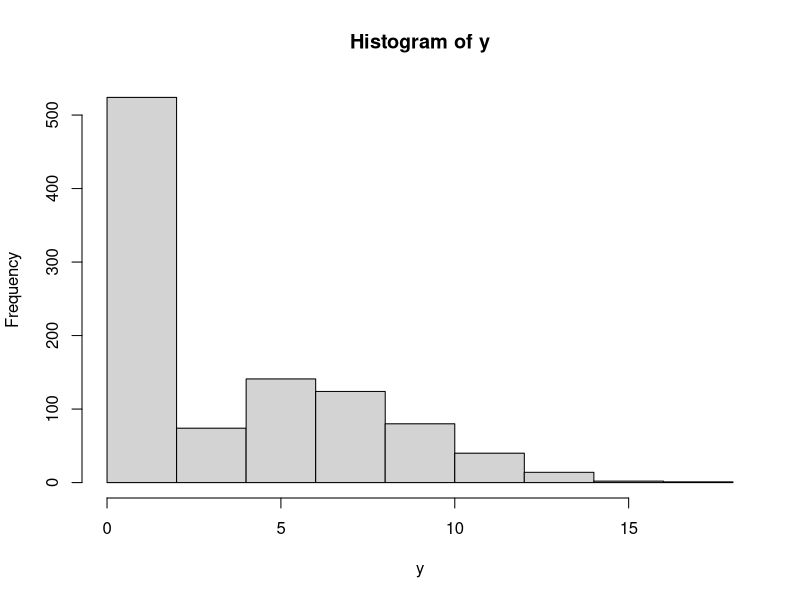
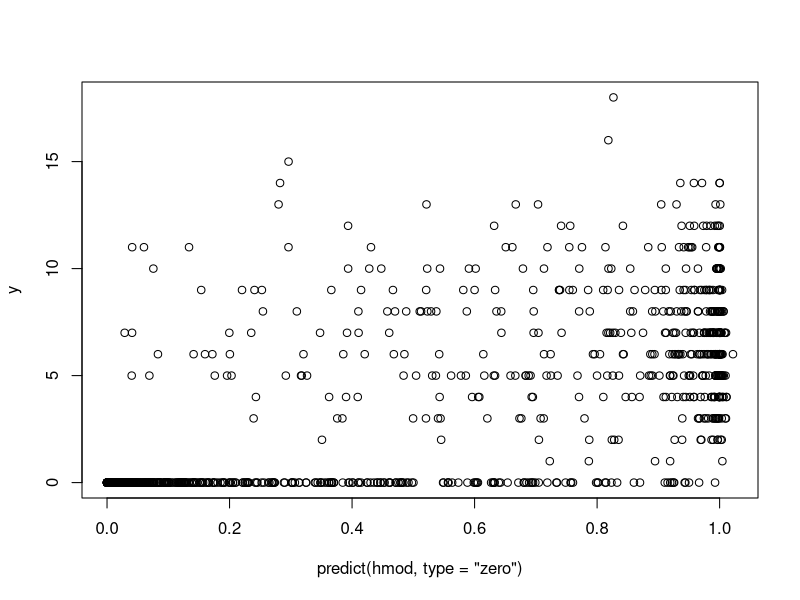

R code for these plots, in order:
# Exploring the hurdle model and comparing to zero-inflated model
 library(data.table)
 library(pscl)
 library(gtools)
 library(ggplot2)
 library(pROC)
 
 
 n <- 1e3
 
 # Generate via zero-inflated process
 p <- rnorm(n, 0, 2)
 grp <- rbinom(n, 1, inv.logit(2.1*p))
 x <- rnorm(n, 5)
 y <- ifelse(grp == 1, rpois(n, 1.2*x), 0)
 
 # Generate via zero hurdle process
 y <- ifelse(grp == 1, rpois(n, 1.2*x) + 1, 0)
 
 hist(y)
 
 summary(pmod <- glm(y~x, family = "poisson"))
 summary(qmod <- glm(y~x, family = "quasipoisson"))
 summary(hmod <- hurdle(y~x|p))
 summary(zmod <- zeroinfl(y~x|p))
 
 plot(predict(hmod, type = "zero"), y)
 
 # Different values predicted
 head(predict(hmod))
 head(predict(hmod, type = "count"))
 head(predict(hmod, type = "prob"))[, 1]
 1-head(predict(hmod, type = "prob"))[, 1]
 head(predict(hmod, type = "zero"))  # Probability of a non-zero result
 head(head(1-predict(hmod, type = "prob"))[, 1])/(1-ppois(0, head(predict(hmod, type = "count"))))
 
 head(y - (predict(hmod)))
 
 sqrt(mean(residuals(hmod, type = "response")^2))
 sqrt(mean(residuals(qmod, type = "response")^2))
 sqrt(mean(residuals(pmod, type = "response")^2))
 sqrt(mean(residuals(zmod, type = "response")^2))
 
 
 ### Compare bias
 
 N <- 1e3
 
 hcoefs.h <- zcoefs.h <- hcoefs.z <- zcoefs.z <- NULL
 for (i in 1:N) {
   cat("\rIteration: ", i)
   
   p <- rnorm(n, 0, 2)
   grp <- rbinom(n, 1, inv.logit(2.1*p))
   x <- rnorm(n, 5)
   
   y <- ifelse(grp == 1, rpois(n, 1.2*x), 0)
   hcoefs.z <- rbind(hcoefs.z, do.call(rbind, summary(hmod <- hurdle(y~x|p))$coefficients)[, 1])
   zcoefs.z <- rbind(zcoefs.z, do.call(rbind, summary(zmod <- zeroinfl(y~x|p))$coefficients)[, 1])
   
   y <- ifelse(grp == 1, rpois(n, 1.2*x) + 1, 0)
   hcoefs.h <- rbind(hcoefs.h, do.call(rbind, summary(hmod <- hurdle(y~x|p))$coefficients)[, 1])
   zcoefs.h <- rbind(zcoefs.h, do.call(rbind, summary(zmod <- zeroinfl(y~x|p))$coefficients)[, 1])
 }
 mean(exp(hcoefs.h[, 2])); mean(hcoefs.h[, 4])
 mean(exp(zcoefs.h[, 2])); mean(zcoefs.h[, 4])
 mean(exp(hcoefs.z[, 2])); mean(hcoefs.z[, 4])
 mean(exp(zcoefs.z[, 2])); mean(zcoefs.z[, 4])
 
 # Appears that there is less bias when the correct model is used
 
 
 
 
 
 
# End script
 
